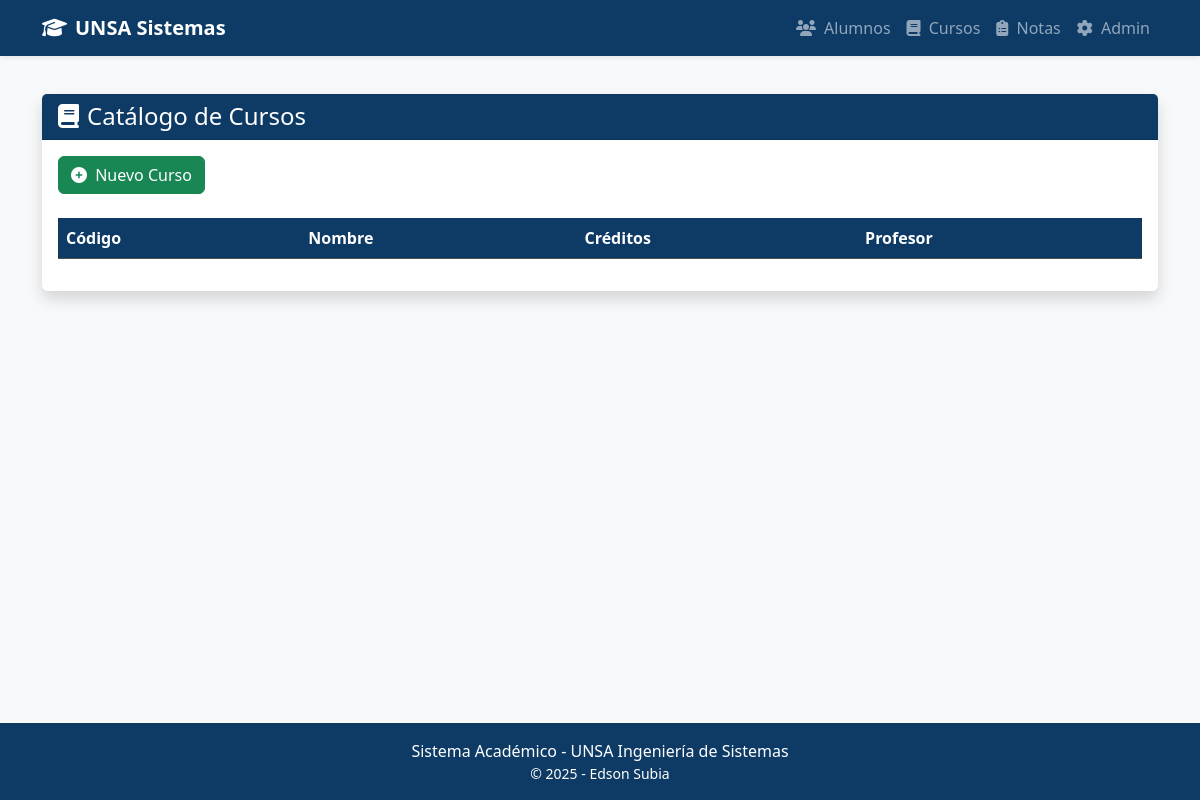
Before: /cursos/ with the older database file.
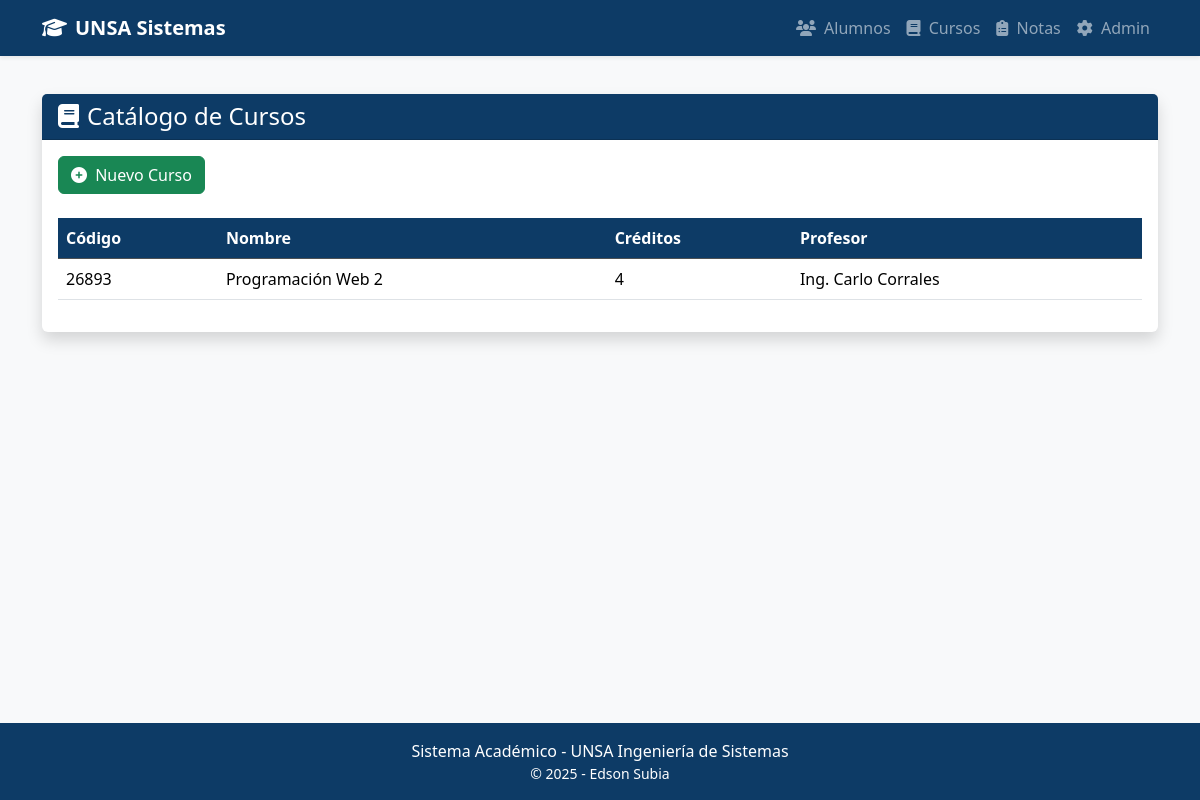
After: the same page with the newer database file.
### educacion/models.py (models this page shows, shortened)
class Curso(models.Model):
    codigo = models.CharField(max_length=10, unique=True)
    nombre = models.CharField(max_length=100)
    descripcion = models.TextField()
    creditos = models.PositiveSmallIntegerField()
    profesor = models.CharField(max_length=100)

### educacion/views.py (the view)
# urls.py: path('cursos/', CursoListView.as_view(), name='curso_list'),
class CursoListView(ListView):
    model = Curso
    template_name = 'educacion/curso_list.html'
    context_object_name = 'cursos'

### educacion/templates/educacion/curso_list.html (shortened to what this page needs)
{% extends 'educacion/base.html' %}
{% block content %}
<div class="card border-0 shadow">
    <div class="card-header bg-primary text-white">
        <h4 class="mb-0">
            <i class="fas fa-book me-2"></i>Catálogo de Cursos
        </h4>
    </div>
    <div class="card-body">
        <a href="{% url 'curso_create' %}" class="btn btn-success mb-4">
            <i class="fas fa-plus-circle me-1"></i> Nuevo Curso
        </a>
        <div class="table-responsive">
            <table class="table table-hover">
                <thead class="table-dark">
                    <tr>
                        <th>Código</th>
                        <th>Nombre</th>
                        <th>Créditos</th>
                        <th>Profesor</th>
                    </tr>
                </thead>
                <tbody>
                    {% for curso in cursos %}
                    <tr>
                        <td>{{ curso.codigo }}</td>
                        <td>{{ curso.nombre }}</td>
                        <td>{{ curso.creditos }}</td>
                        <td>{{ curso.profesor }}</td>
                    </tr>
                    {% endfor %}
                </tbody>
            </table>
        </div>
    </div>
</div>
{% endblock %}

Changed rows visible on the page:
added Curso: codigo "26893", nombre "Programación Web 2", creditos "4", profesor "Ing. Carlo Corrales"
